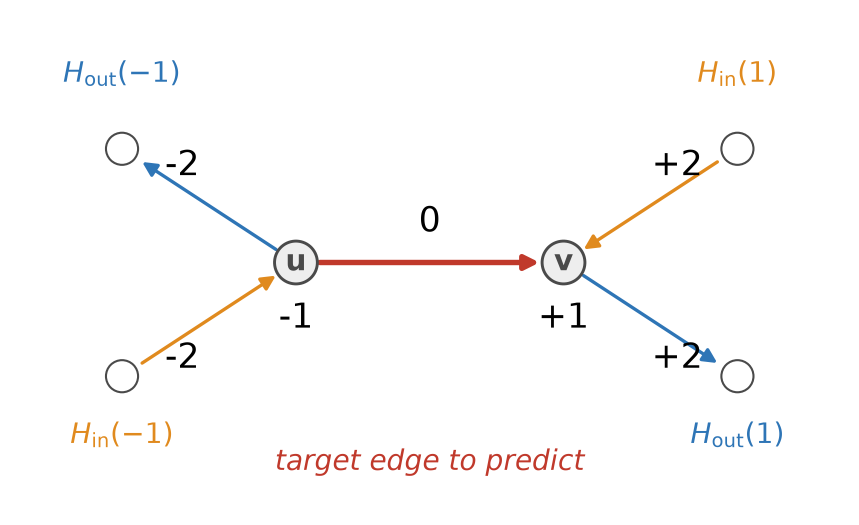
#> input picture thesis/figures/panels/empconf_panelA_schematic.png, 1718 x 1050 px, found by its file name (shown at 1/2 size)
$ python combine_empconf_panels_abcde_sidebyside.py
#> lines starting #> are read from the running program, lines starting #| are printed output that depends on the picture; pictures that were not available may be replaced by others from this repository, and a replacement may not be noted
"""Combine Panels A-E, D+E-SIDE-BY-SIDE variant -- candidate for comparison against the
primary combine_empconf_panels_abcde.py (D over E, each its own full-width row).

Context: the primary (stacked D/E) layout made the combined Figure 2 too tall for a
single ACM sigconf column (aspect ratio ~2.24 at WIDTH_IN=7.2, i.e. ~7.5in tall once
scaled down to \\linewidth in the tex -- overflows the page). Reverting D/E to share one
row (like the pre-2026-08-18 layout) is the single biggest height lever (saves ~4in
pre-crop), but that's what caused the "D/E look tiny" complaint in the first place --
diagnosed then as an imshow width-binding-constraint issue (halving the row's width caps
rendered size regardless of height given).

This variant tries to have it both ways: D and E share row 3 side-by-side (recovering
the height), but their own source PNGs (plot_empconf_panelD_signagreement_auc.py's
plot_perdataset(), plot_empconf_panelE_coefficients.py) were regenerated with ~1.5x
larger internal fonts/markers specifically so they stay legible once physically
rendered at half-width instead of full width. Panel C was also shrunk (row height
3.65->3.0 per row) and combine-script padding tightened, same as the primary variant --
both changes apply globally to the same source images either combine script reads, not
duplicated here.

Run AFTER combine_empconf_panels_abcde.py's own panel regeneration steps (same PANEL_*
source PNGs, no separate rendering needed). Pure combination step, safe to re-run.
"""
import os

import matplotlib
matplotlib.use("Agg")
import matplotlib.pyplot as plt
import matplotlib.image as mpimg

PANEL_A = "aaai2027/figures/empconf_panelA_schematic.png"
PANEL_B = "aaai2027/figures/empconf_panelB_mi_decay_linegraph.png"
PANEL_C = "aaai2027/figures/empconf_panelC_gnn_entropy_heatmap.png"
PANEL_D = "aaai2027/figures/empconf_panelD_signagreement_auc_perdataset.png"
PANEL_E = "aaai2027/figures/empconf_panelE_coefficients.png"
OUT_PNG = "aaai2027/figures/empconf_panels_abcde_combined_sidebyside.png"
HSPACE = 0.03  # vertical gap between rows (thesis uses more: its D/E row is taller)

WIDTH_IN = 7.2
ROW1_A_FRAC = 0.34
ROW3_D_FRAC = 0.5  # D and E split row 3 evenly


def _aspect(path):
    im = mpimg.imread(path)
#> im is the input picture: shape (1050, 1718, 4) float32; mean R, G, B, A 0.987, 0.983, 0.982, 1
    return im, im.shape[0] / im.shape[1]  # height/width


def _add_panel(fig, gs_cell, path, label, label_y=1.0, label_va="top"):
    img, _ = _aspect(path)
    ax = fig.add_subplot(gs_cell)
    ax.imshow(img)
    ax.axis("off")
    ax.text(0.0, label_y, label, transform=ax.transAxes, fontsize=11, fontweight="bold",
             va=label_va, ha="left")
    return ax


def main():
    a_w = WIDTH_IN * ROW1_A_FRAC
    b_w = WIDTH_IN * (1 - ROW1_A_FRAC)
    _, a_ar = _aspect(PANEL_A)
#> a_ar = 0.611
    _, b_ar = _aspect(PANEL_B)
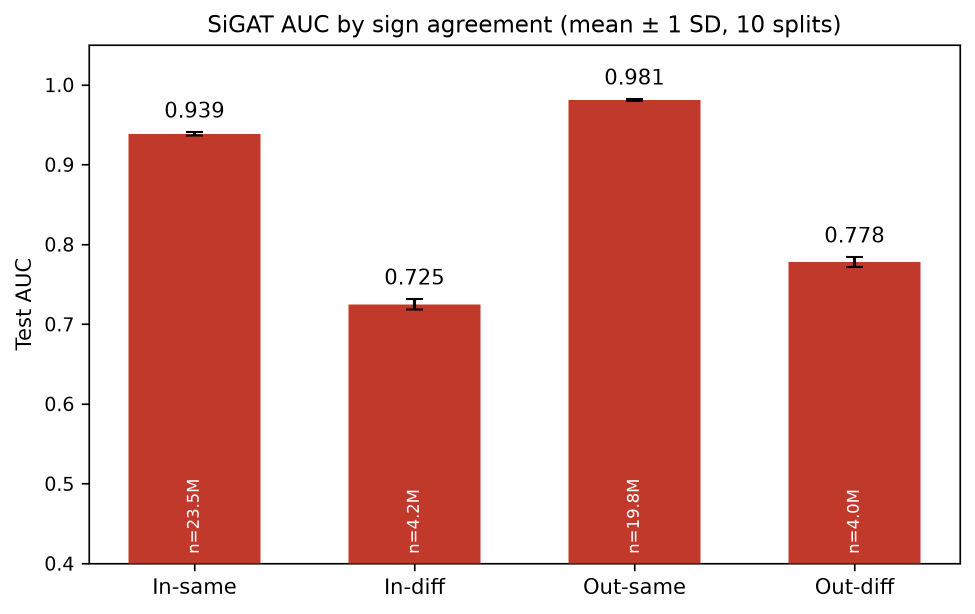
#> input picture thesis/figures/panels/empconf_panelD_signagreement_auc.png, 1950 x 1228 px, given in place of empconf_panelB_mi_decay_linegraph.png, which was not available (shown at 1/2 size)
#> in _aspect, im is the input picture: shape (1228, 1950, 4) float32; mean R, G, B, A 0.902, 0.742, 0.709, 1
#> b_ar = 0.63
    row1_h = max(a_w * a_ar, b_w * b_ar)
#> row1_h = 2.99

    _, c_ar = _aspect(PANEL_C)
#> c_ar = 0.611
    row2_h = WIDTH_IN * c_ar
#> row2_h = 4.4

    d_w = WIDTH_IN * ROW3_D_FRAC
    e_w = WIDTH_IN * (1 - ROW3_D_FRAC)
    _, d_ar = _aspect(PANEL_D)
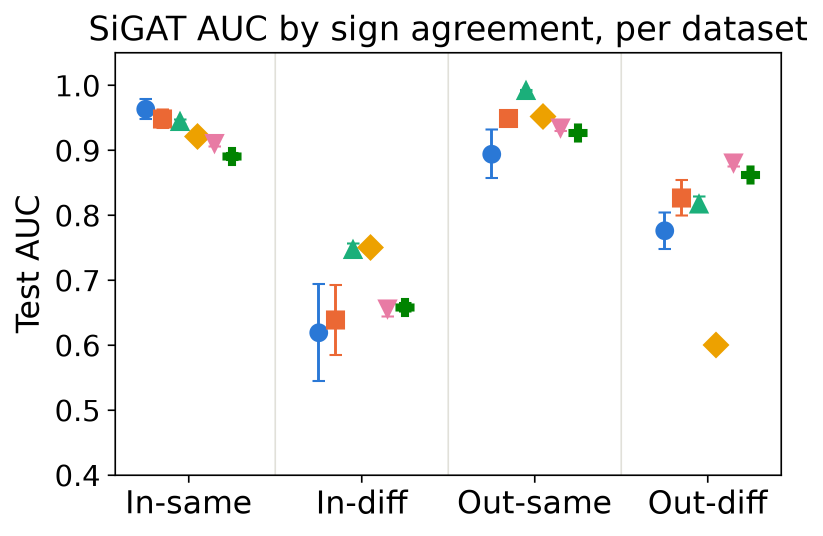
#> input picture thesis/figures/panels/empconf_panelD_signagreement_auc_perdataset.png, 1645 x 1072 px, found by its file name (shown at 1/2 size)
#> in _aspect, im is the input picture: shape (1072, 1645, 4) float32; mean R, G, B, A 0.959, 0.958, 0.956, 1
#> d_ar = 0.652
    _, e_ar = _aspect(PANEL_E)
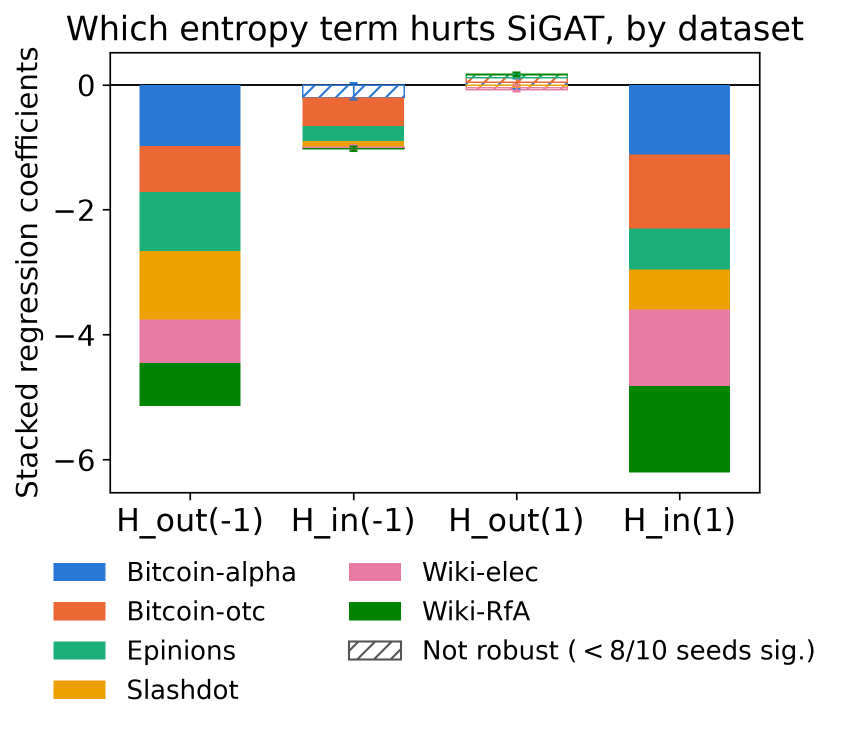
#> input picture thesis/figures/panels/empconf_panelE_coefficients.png, 1682 x 1461 px, found by its file name (shown at 1/2 size)
#> in _aspect, im is the input picture: shape (1461, 1682, 4) float32; mean R, G, B, A 0.897, 0.899, 0.877, 1
#> e_ar = 0.869
    row3_h = max(d_w * d_ar, e_w * e_ar)
#> row3_h = 3.13

    total_h = row1_h + row2_h + row3_h
#> total_h = 10.52
    fig = plt.figure(figsize=(WIDTH_IN, total_h))
    gs = fig.add_gridspec(3, 1, height_ratios=[row1_h, row2_h, row3_h], hspace=HSPACE)

    gs_row1 = gs[0].subgridspec(1, 2, width_ratios=[ROW1_A_FRAC, 1 - ROW1_A_FRAC], wspace=0.03)
    _add_panel(fig, gs_row1[0], PANEL_A, "(A)")
    _add_panel(fig, gs_row1[1], PANEL_B, "(B)")

    _add_panel(fig, gs[1], PANEL_C, "(C)")

    gs_row3 = gs[2].subgridspec(1, 2, width_ratios=[ROW3_D_FRAC, 1 - ROW3_D_FRAC], wspace=0.03)
    _add_panel(fig, gs_row3[0], PANEL_D, "(D)", label_y=1.03, label_va="bottom")
    _add_panel(fig, gs_row3[1], PANEL_E, "(E)", label_y=1.03, label_va="bottom")

    os.makedirs(os.path.dirname(OUT_PNG), exist_ok=True)
    fig.savefig(OUT_PNG, dpi=300, bbox_inches="tight", pad_inches=0.02)
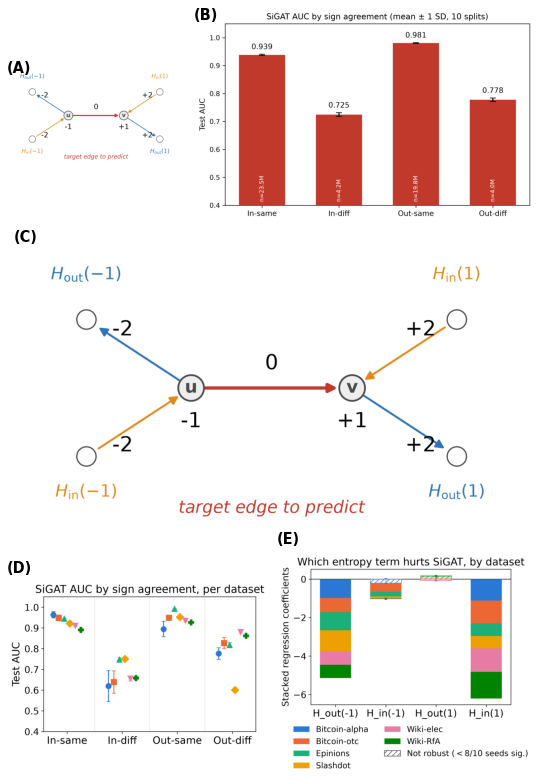
#> figure drawn by matplotlib, 5 panels
    print(f"saved {OUT_PNG}")


if __name__ == "__main__":
    main()
